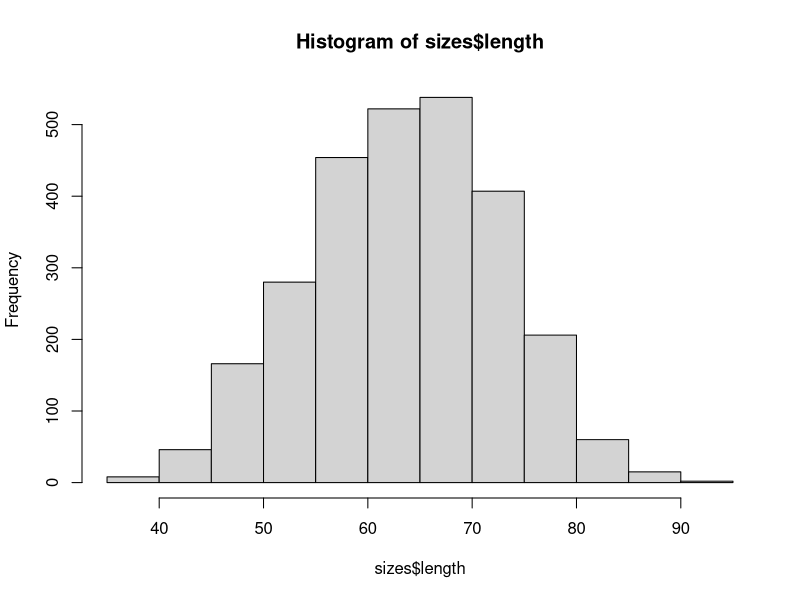

Recreate this plot in R. (Note: this script raises an error after producing the figure.)
## ---- chunk 1
library(ggplot2)
library(tidyverse)
library(readxl)
library(lme4)
setwd("/Users/graceleuchtenberger/Library/Mobile Documents/com~apple~CloudDocs/Documents/Density_field")

## ---- chunk 2
sizes <- read_xlsx("data/Growth/Sizes/06272025.xlsx")
treat_key <- read_xlsx("data/treatment_key.xlsx")
colnames(sizes) <- c("date", "bag_num_og", "pic_num", "oyster_num", "length")
## ---- chunk 3
hist(sizes$length)
## ---- chunk 4
sizes %>%
  group_by(bag_num) %>%
  group_walk(~ hist(.x$length))
## ---- chunk 5
sizes$top_bottom <- substring(sizes$bag_num_og, 4) 
sizes$bag_num <- substr(sizes$bag_num_og, start = 1, stop = 2)
sizes$bag_num <- as.factor(sizes$bag_num)
treat_key$bag_num <- as.factor(treat_key$bag_num)
sizes <- left_join(sizes, treat_key, by = "bag_num")

## ---- chunk 6
mean_sizes <- sizes %>%
  group_by(bag_num) %>%
  summarise(mean_length = mean(length, na.rm = TRUE),
            std_error = sd(length, na.rm = TRUE)/sqrt(length(mean_length)),
            .groups = 'drop')
## ---- chunk 7
ggplot(sizes, aes(x=bag_num, y=length, fill = top_bottom)) + 
    geom_boxplot()
## ---- chunk 8
ggplot(sizes, aes(x=tide, y=length)) + 
    geom_boxplot()
## ---- chunk 9
ggplot(sizes, aes(x=density, y=length)) + 
    geom_boxplot()
## ---- chunk 10
ggplot(sizes, aes(x=rack, y=length)) + 
    geom_boxplot()
## ---- chunk 11
ggplot(sizes, aes(x=piling, y=length)) + 
    geom_boxplot()
